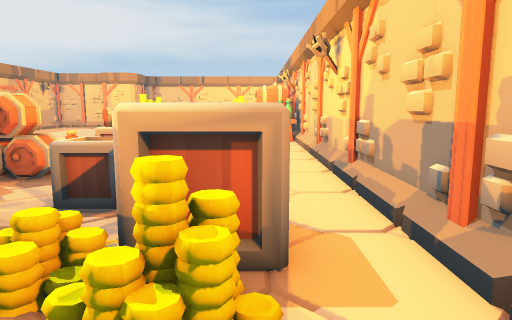
View 1 (above)

22 first-person views from a walk through a Unity game level. The camera is 1.4 m above the floor, tilts 8° down and sees 70° across. Doors are open. The floor is counted in squares, 1 m on a side. Each view is taken from the middle of a square. On the plan, view 1 faces up. The plan holds only what a view shows up to about 16 squares ahead; the rest is blank. The place goes on beyond the plan. The player character is not drawn. Some animated figures are left out.

View 2
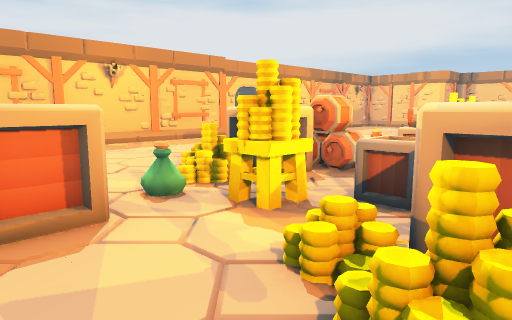

View 3
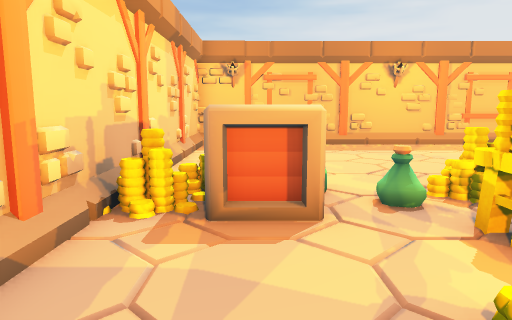

View 4
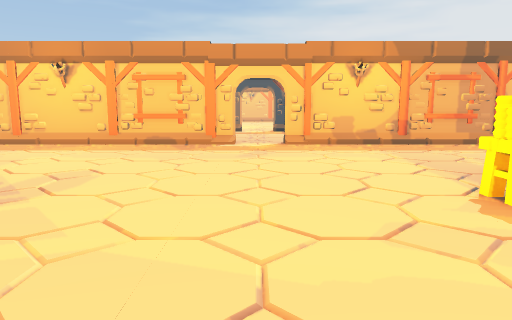

View 5
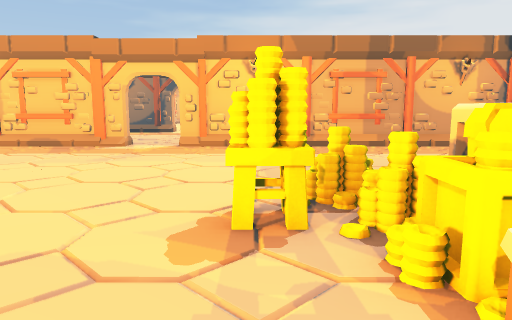

View 6
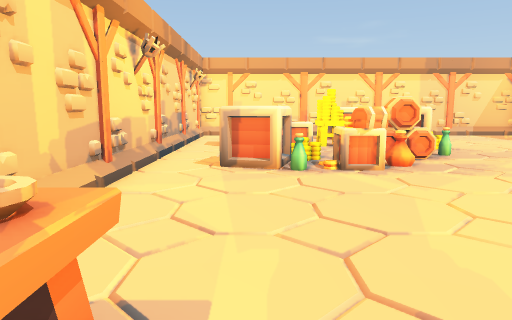

View 7
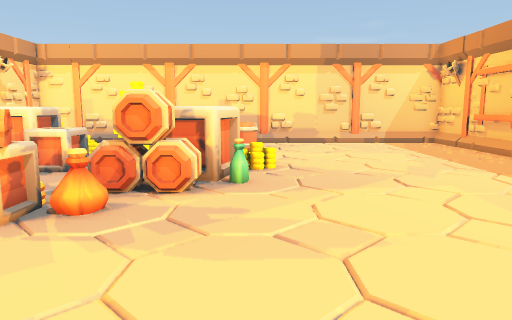

View 8
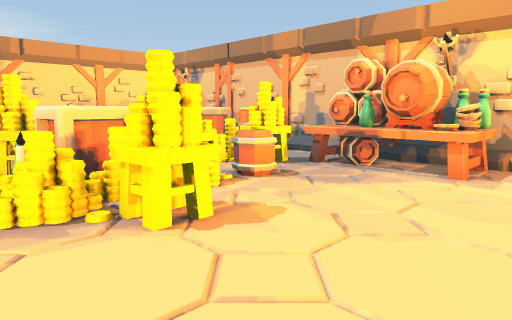

View 9
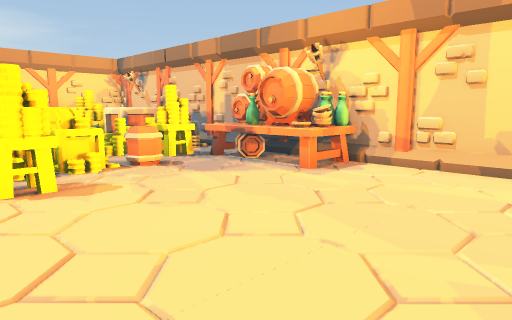

View 10
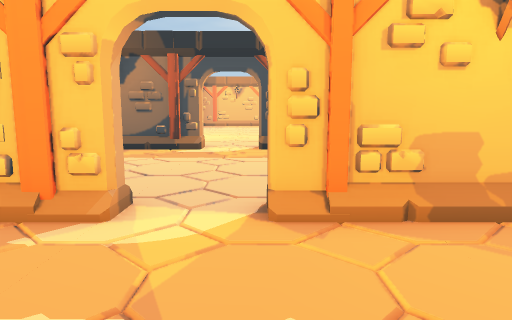

View 11
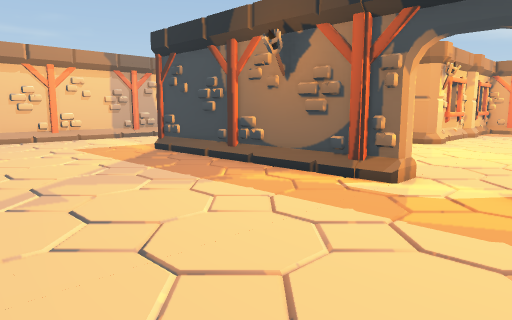

View 12
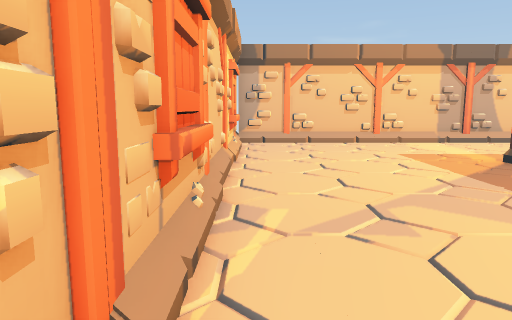

View 13
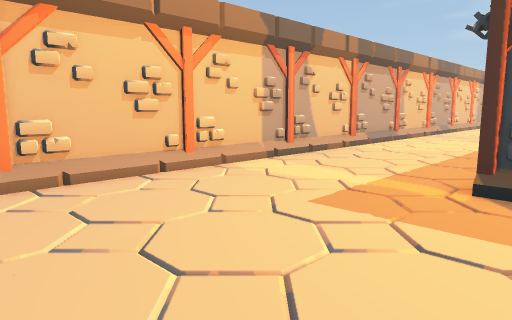

View 14
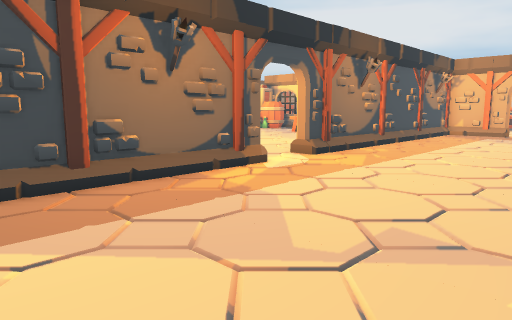

View 15
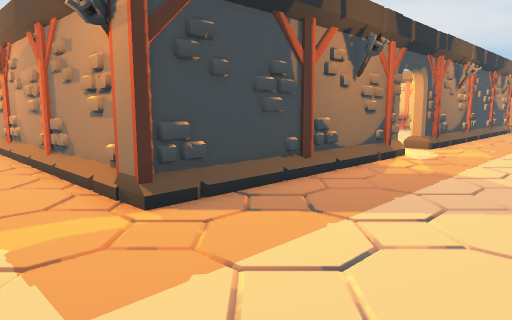

View 16
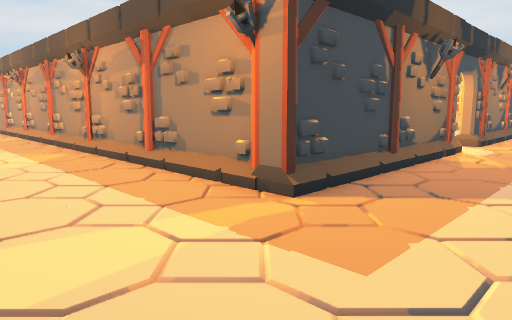

View 17
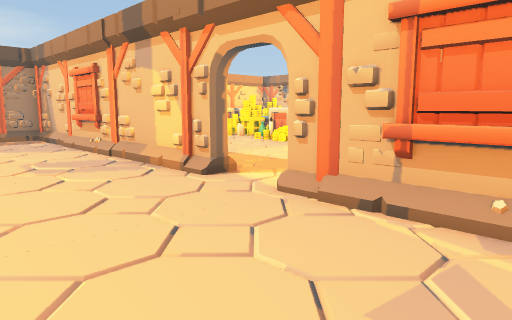

View 18
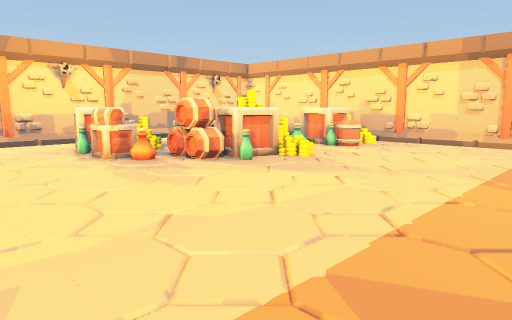

View 19
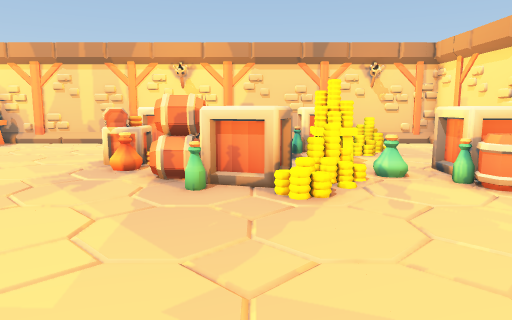

View 20
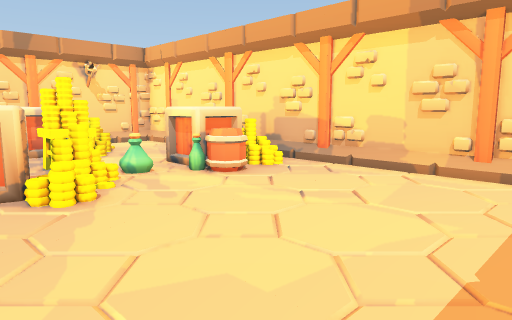

View 21
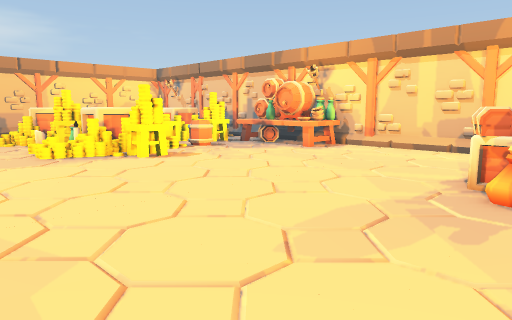

View 22
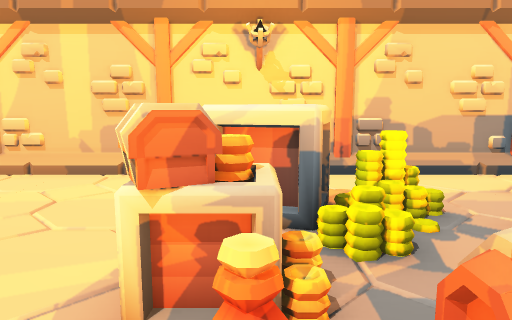

### Floor plan
Key: @ floor where view 1 was taken; # wall or solid block; . floor; / step, stairs or slope; D open door; T table; B bottle; A box; R barrel; C candle; P pillar; O other object.
Columns run from 32 left of view 1 to 2 right of it. Each row starts with its distance up from view 1.
 22          #.......#....  .OCA  OOOO#
 21          #.......#....../ AAO..OO.#
 20          #.......#....../ OOORR.TT#
 19          #.......#....../OOO..R.TT#
 18          #.......#........OO....TT#
 17       .. #.......#..............TT#
 16       ...#.......#..............TT#
 15       ...D.......D................#
 14    ......D.......D................#
 13 .........D.......#................#
 12 .......  #.......#................#
 11 #....    #.......#................#
 10 PO       #.......#..........OOB...#
  9          #.......#.........BBOAAA.#
  8          #.......#........OOO.AA..#
  7          #.......#.......BAAO..O..#
  6          #.......#........AA.AA...#
  5 ####### ##.......#.......OAAOAAB..#
  4 .................#........O.OO.AA.#
  3 .................#.........B..OAA.#
  2 .................#.......RBA...OO.#
  1 .................#.......RRA......#
  0 .................#........AA....@.#
 -1 ////////////////###.#####.#########
 -2 ################# ###   ###

Where each view was taken, in squares from view 1:
view 1: 0 up, 0 right, facing up
view 2: 0 up, 0 right, facing up-left
view 3: 1 up, 0 right, facing left
view 4: 14 up, 0 right, facing left
view 5: 18 up, 1 left, facing left
view 6: 18 up, 1 left, facing down
view 7: 14 up, 7 left, facing down
view 8: 14 up, 8 left, facing up-right
view 9: 11 up, 7 left, facing up-right
view 10: 15 up, 10 left, facing left
view 11: 16 up, 16 left, facing down-left
view 12: 14 up, 16 left, facing down
view 13: 6 up, 16 left, facing down-left
view 14: 6 up, 16 left, facing up-left
view 15: 2 up, 18 left, facing up-left
view 16: 0 up, 19 left, facing up-left
view 17: 9 up, 20 left, facing up-right
view 18: 14 up, 14 left, facing down-right
view 19: 6 up, 13 left, facing right
view 20: 7 up, 13 left, facing down-right
view 21: 8 up, 11 left, facing up-right
view 22: 9 up, 6 left, facing right
